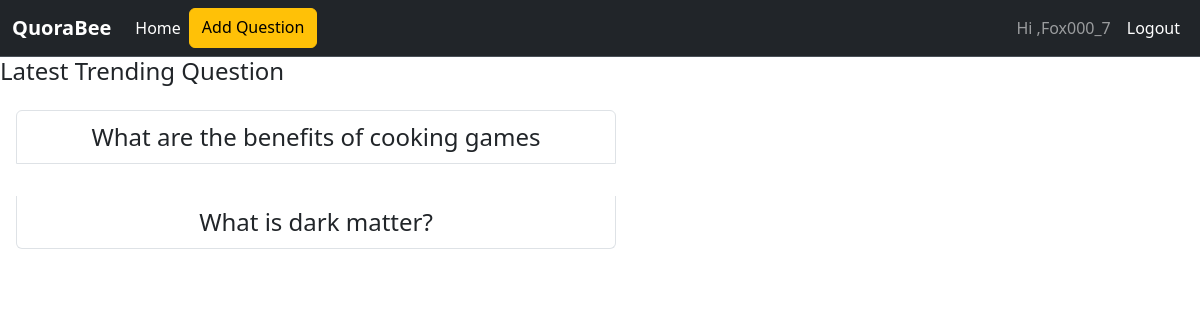
Screenshot of / (signed in) with the database file from the repository.
### core/models.py (models this page shows)
class Question(models.Model):
    question = models.CharField(max_length=255,verbose_name='Add Question', blank=False,null=True,help_text='Start your question with Why, What, How etc.')
    created_on = models.DateTimeField(auto_now_add=True)
    author = models.ForeignKey(User, on_delete=models.CASCADE)
    uquest_id = models.CharField(verbose_name='Unique ID',max_length=25,default=uuid.uuid4().hex[:12], editable=False, null=True , blank=False)
    class Meta:
        ordering = ('-created_on',)
    def get_absolute_url(self):
       return reverse('question_detail',args=[self.id])

### core/views.py (the view)
# urls.py: path("", views.home,name="home"),
def home(request):
    quest_list = Question.objects.all()[:15]
    context = {'quest_list':quest_list}
    return render(request, 'home.html', context)

### core/templates/home.html
{% extends 'base.html' %}
{% block content %}
<div class="">
    <div class="">
        <h4>Latest Trending Question</h4>
        <ul class="list-group">
            {% for quest_list in quest_list  %}
            <li class="list-group-item m-3 text-wrap w-50 text-center">
                <a class="nav-link"href="{{ quest_list.get_absolute_url }}">
                    <div class=" fs-4 text-semibold">
                        {{quest_list.question}}
                    </div>
                </a>
            </li>
            {% endfor %}
        </ul>
    </div>
</div>
{% endblock content %}

### templates/base.html (shortened to what this page needs)
<!doctype html>
<html lang="en">
  <head>
    <link href="https://cdn.jsdelivr.net/npm/bootstrap@5.3.0/dist/css/bootstrap.min.css" rel="stylesheet">
  </head>
  <body>
    <nav class="navbar  navbar-expand-lg bg-dark border-bottom border-bottom-dark" data-bs-theme="dark">
      <div class="container-fluid">
        <a class="navbar-brand fw-bold " href="#">QuoraBee</a>
        <div class="collapse navbar-collapse" id="navbarNavAltMarkup">
          <div class="navbar-nav">
            <a class="nav-link active" aria-current="page" href="{% url 'home' %}">Home</a>
            <a class="btn btn-warning text-wrap" href="{% url 'add_question' %}">Add Question</a>
          </div>
          <div class="navbar-nav ms-auto">
            {% if request.user.is_authenticated %}
            <a class="nav-link overflow-hidden" href="#">Hi ,{{ request.user.username }}</a>
            <a class="nav-link text-white" href="{% url 'account:logout' %}">Logout</a>
            {% else %}
            <a class=" btn btn-secondary" href="{% url 'account:signup' %}">Sign Up</a>
            <a class="nav-link" href="{% url 'account:login' %}">Login</a>
            {% endif %}
          </div>
        </div>
      </div>
    </nav>
    {% block content %}
    {% endblock content %}
  </body>
</html>

### rows the page displays
Question: question "What are the benefits of cooking games"
Question: question "What is dark matter?"

### other values shown
{{ request.user.username }} "Fox000_7"
